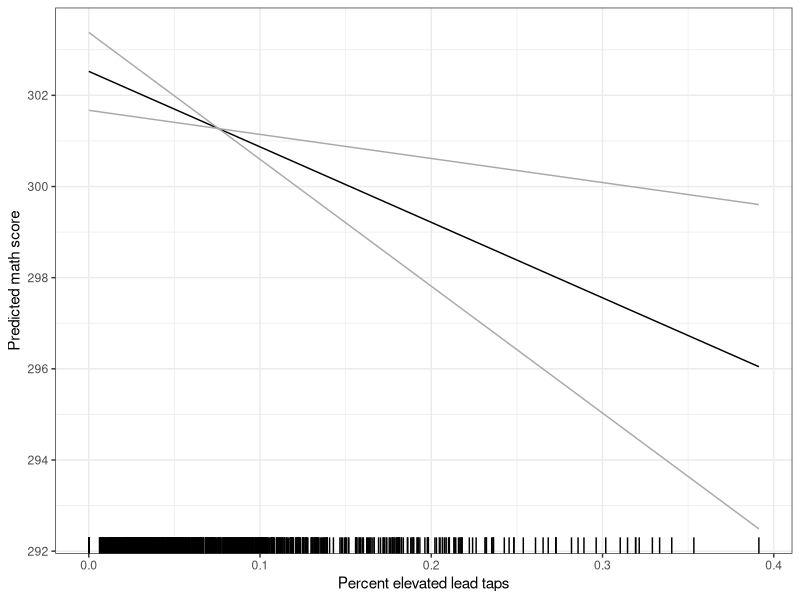
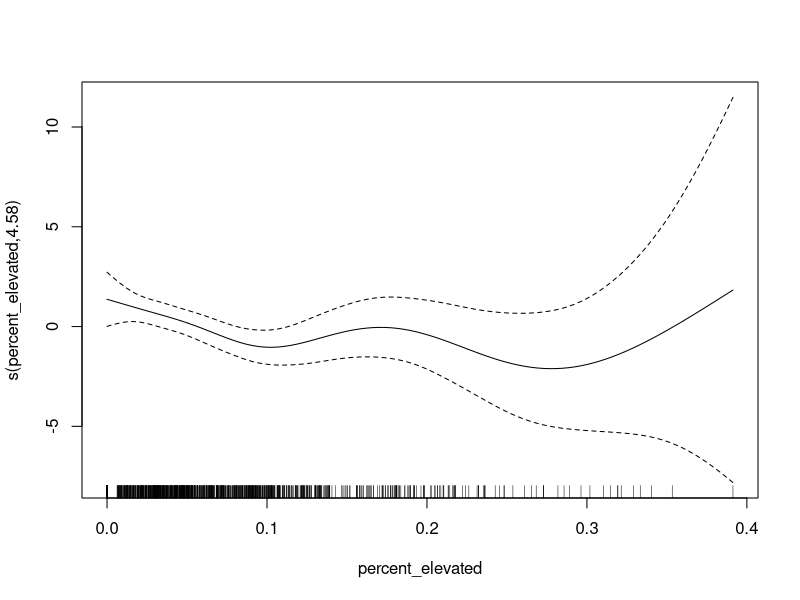
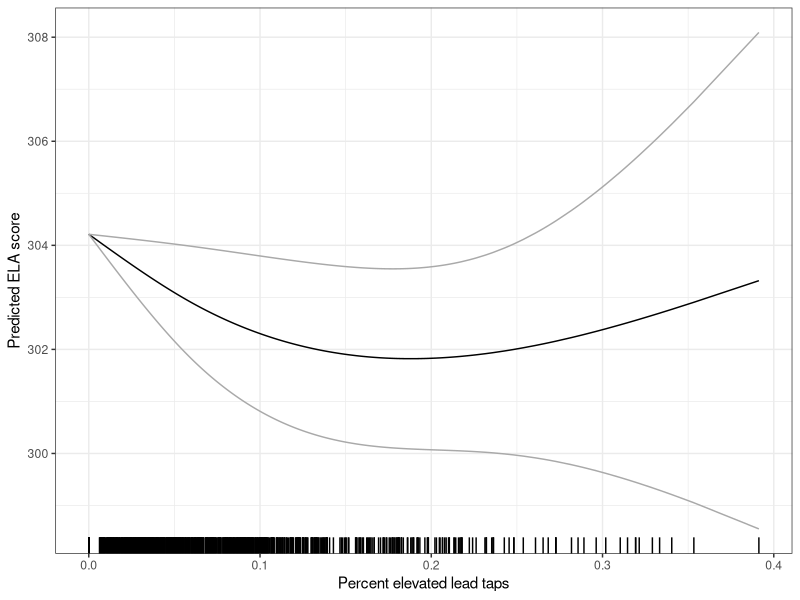
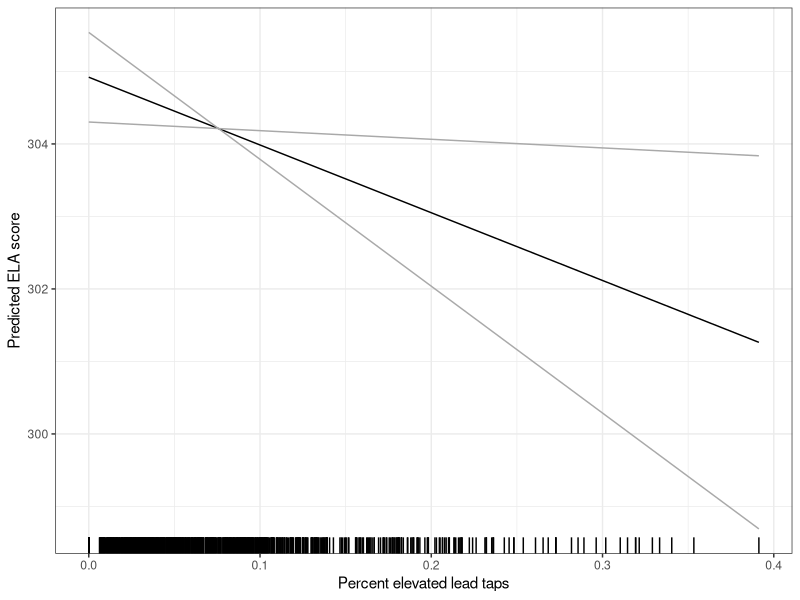

Here is the R script that generated these plots, in order:
## ---- chunk 1
library(tidyverse)
library(mgcv)
library(splines)

knitr::opts_chunk$set(
	echo = TRUE,
	warning = FALSE,
	fig.width = 8, 
  fig.height = 6,
  out.width = "90%"
)

data = read.csv("./final_data.csv")
data_2016 = data %>% filter(year == "2016") 
data_2017 = data %>% filter(year == "2017") 
## ---- chunk 2
############### math scores
#its linear! edf = 1 so just use lm
gam1 <- gam(math_score ~ s(percent_elevated) + percent_white+percent_asian + percent_black + percent_hispanic + economic_need_index + percent_english_language_learners ,data = data_2016)
summary(gam1)

lm1 <- lm(math_score ~ percent_elevated + percent_white+percent_asian + percent_black + percent_hispanic + economic_need_index + percent_english_language_learners ,data = data_2016)
summary(lm1)

#########################plot the lm
predscore.lm1 <- predict(lm1, se.fit = TRUE, type = "terms" )

# 4c.ii Convert to dataframe 

predscore.lm1 <- as.data.frame(predscore.lm1)

# 4c.iii Rename predictions and standard errors
# column has different names since it is one term 

predscore.lm1 <- predscore.lm1 %>% 
  mutate( pred = fit.percent_elevated,
          se = se.fit.percent_elevated)

# 4c.iv Compute 95% confidence intervals 

predscore.lm1 <- predscore.lm1 %>% 
  mutate( lci = pred - 1.96*se,
          uci = pred + 1.96*se)

# 4c.v Keep only variables we need

predscore.lm1 <- predscore.lm1 %>% select(pred, se, lci, uci)

# 4c.vi Combine with data 

predscore.lm1 <- predscore.lm1 %>% bind_cols(data_2016)

# 4c.vii Uncenter data 

predscore.lm1 <- predscore.lm1 %>% mutate(predscore = pred + mean(math_score),
                                        lciscore = lci + mean(math_score),
                                        uciscore = uci + mean(math_score))
# 4c.viii Plot

ggplot(predscore.lm1, aes(percent_elevated)) + 
  geom_line(aes(y = predscore)) + 
  geom_line(aes(y = lciscore), color = "darkgrey") + 
  geom_line(aes(y = uciscore), color = "darkgrey") + 
  geom_rug()+
  xlab("Percent elevated lead taps") + 
  ylab("Predicted math score") + 
  theme(axis.text = element_text(size = 15)) + 
  theme(axis.title = element_text(size = 20))+
  theme_bw()  

#ggsave("2016_math.jpg")

#############ela scores

lm2 <- lm(ela_score ~ percent_elevated + percent_white+percent_asian + percent_black + percent_hispanic + economic_need_index + percent_english_language_learners ,data = data_2016)
summary(lm2)

gam2 <- gam(ela_score ~ s(percent_elevated) + percent_white+percent_asian + percent_black + percent_hispanic + economic_need_index + percent_english_language_learners ,data = data_2016)
summary(gam2)
plot(gam2)
# edf = 4.575, supporting non-linearity. But too wiggly, try natural spline


mod.ns.2 <- gam(ela_score ~ ns(percent_elevated,df=2) + percent_white+percent_asian + percent_black + percent_hispanic + economic_need_index + percent_english_language_learners ,data = data_2016)

mod.ns.3 <- gam(ela_score ~ ns(percent_elevated,df=3) + percent_white+percent_asian + percent_black + percent_hispanic + economic_need_index + percent_english_language_learners ,data = data_2016)

mod.ns.4 <- gam(ela_score ~ ns(percent_elevated,df=4) + percent_white+percent_asian + percent_black + percent_hispanic + economic_need_index + percent_english_language_learners ,data = data_2016)

aic.mod.ns.2 <- AIC(mod.ns.2)
aic.mod.ns.3 <- AIC(mod.ns.3)
aic.mod.ns.4 <- AIC(mod.ns.4)
#lowest AIC for 2 df
summary(mod.ns.2)
anova(lm2, mod.ns.2)
#according to l4 test, modeling non-linear does not improve fit.
## ---- chunk 3
predscore.ns.2 <- predict(mod.ns.2, se.fit = TRUE, type = "terms" )

# 4c.ii Convert to dataframe 

predscore.ns.2 <- as.data.frame(predscore.ns.2)

# 4c.iii Rename predictions and standard errors
# column has different names since it is one term 

predscore.ns.2 <- predscore.ns.2 %>% 
  mutate( pred = fit.ns.percent_elevated..df...2.,
          se = se.fit.ns.percent_elevated..df...2.)

# 4c.iv Compute 95% confidence intervals 

predscore.ns.2 <- predscore.ns.2 %>% 
  mutate( lci = pred - 1.96*se,
          uci = pred + 1.96*se)

# 4c.v Keep only variables we need

predscore.ns.2 <- predscore.ns.2 %>% select(pred, se, lci, uci)

# 4c.vi Combine with data 

predscore.ns.2 <- predscore.ns.2 %>% bind_cols(data_2016)

# 4c.vii Uncenter data 

predscore.ns.2 <- predscore.ns.2 %>% mutate(predscore = pred + mean(ela_score),
                                        lciscore = lci + mean(ela_score),
                                        uciscore = uci + mean(ela_score))
# 4c.viii Plot

ggplot(predscore.ns.2, aes(percent_elevated)) + 
  geom_line(aes(y = predscore)) + 
  geom_line(aes(y = lciscore), color = "darkgrey") + 
  geom_line(aes(y = uciscore), color = "darkgrey") + 
  geom_rug()+
  xlab("Percent elevated lead taps") + 
  ylab("Predicted ELA score") + 
  theme(axis.text = element_text(size = 15)) + 
  theme(axis.title = element_text(size = 20))+
  theme_bw()

#ggsave("natural spline df2 2016 ela score rug.jpg")
## ---- chunk 4
#########################plot the lm
predscore.lm2 <- predict(lm2, se.fit = TRUE, type = "terms" )

# 4c.ii Convert to dataframe 

predscore.lm2 <- as.data.frame(predscore.lm2)

# 4c.iii Rename predictions and standard errors
# column has different names since it is one term 

predscore.lm2 <- predscore.lm2 %>% 
  mutate( pred = fit.percent_elevated,
          se = se.fit.percent_elevated)

# 4c.iv Compute 95% confidence intervals 

predscore.lm2 <- predscore.lm2 %>% 
  mutate( lci = pred - 1.96*se,
          uci = pred + 1.96*se)

# 4c.v Keep only variables we need

predscore.lm2 <- predscore.lm2 %>% select(pred, se, lci, uci)

# 4c.vi Combine with data 

predscore.lm2 <- predscore.lm2 %>% bind_cols(data_2016)

# 4c.vii Uncenter data 

predscore.lm2 <- predscore.lm2 %>% mutate(predscore = pred + mean(ela_score),
                                        lciscore = lci + mean(ela_score),
                                        uciscore = uci + mean(ela_score))
# 4c.viii Plot

ggplot(predscore.lm2, aes(percent_elevated)) + 
  geom_line(aes(y = predscore)) + 
  geom_line(aes(y = lciscore), color = "darkgrey") + 
  geom_line(aes(y = uciscore), color = "darkgrey") + 
  geom_rug()+
  xlab("Percent elevated lead taps") + 
  ylab("Predicted ELA score") + 
  theme(axis.text = element_text(size = 15)) + 
  theme(axis.title = element_text(size = 20))+
  theme_bw() 

#ggsave("2016_ela_linear.jpg")

